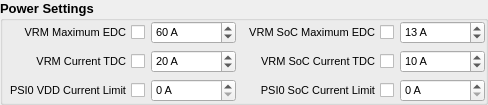
        <widget class="QGroupBox" name="groupBox">
         <property name="font">
          <font>
           <pointsize>10</pointsize>
           <weight>75</weight>
           <bold>true</bold>
          </font>
         </property>
         <property name="title">
          <string>Power Settings</string>
         </property>
         <property name="flat">
          <bool>true</bool>
         </property>
         <layout class="QHBoxLayout" name="horizontalLayout_2">
          <property name="leftMargin">
           <number>0</number>
          </property>
          <property name="topMargin">
           <number>0</number>
          </property>
          <property name="rightMargin">
           <number>0</number>
          </property>
          <property name="bottomMargin">
           <number>0</number>
          </property>
          <item>
           <layout class="QVBoxLayout" name="verticalLayout">
            <item>
             <widget class="QWidget" name="vrmMaxWidget" native="true">
              <layout class="QHBoxLayout" name="horizontalLayout_47">
               <property name="leftMargin">
                <number>0</number>
               </property>
               <property name="topMargin">
                <number>0</number>
               </property>
               <property name="rightMargin">
                <number>0</number>
               </property>
               <property name="bottomMargin">
                <number>0</number>
               </property>
               <item>
                <spacer name="horizontalSpacer_11">
                 <property name="orientation">
                  <enum>Qt::Horizontal</enum>
                 </property>
                 <property name="sizeHint" stdset="0">
                  <size>
                   <width>1</width>
                   <height>20</height>
                  </size>
                 </property>
                </spacer>
               </item>
               <item>
                <widget class="QCheckBox" name="vrmMaxCheckBox">
                 <property name="sizePolicy">
                  <sizepolicy hsizetype="Fixed" vsizetype="Fixed">
                   <horstretch>0</horstretch>
                   <verstretch>0</verstretch>
                  </sizepolicy>
                 </property>
                 <property name="minimumSize">
                  <size>
                   <width>0</width>
                   <height>20</height>
                  </size>
                 </property>
                 <property name="font">
                  <font>
                   <pointsize>8</pointsize>
                   <weight>50</weight>
                   <bold>false</bold>
                  </font>
                 </property>
                 <property name="layoutDirection">
                  <enum>Qt::RightToLeft</enum>
                 </property>
                 <property name="text">
                  <string>VRM Maximum EDC</string>
                 </property>
                </widget>
               </item>
               <item>
                <widget class="CtrlSpinBox" name="vrmMaxSpinBox">
                 <property name="sizePolicy">
                  <sizepolicy hsizetype="Fixed" vsizetype="Fixed">
                   <horstretch>0</horstretch>
                   <verstretch>0</verstretch>
                  </sizepolicy>
                 </property>
                 <property name="minimumSize">
                  <size>
                   <width>85</width>
                   <height>0</height>
                  </size>
                 </property>
                 <property name="font">
                  <font>
                   <pointsize>8</pointsize>
                   <weight>50</weight>
                   <bold>false</bold>
                  </font>
                 </property>
                 <property name="suffix">
                  <string> A</string>
                 </property>
                 <property name="maximum">
                  <number>200</number>
                 </property>
                 <property name="value">
                  <number>60</number>
                 </property>
                </widget>
               </item>
              </layout>
             </widget>
            </item>
            <item>
             <widget class="QWidget" name="vrmCurrentWidget" native="true">
              <layout class="QHBoxLayout" name="horizontalLayout_46">
               <property name="leftMargin">
                <number>0</number>
               </property>
               <property name="topMargin">
                <number>0</number>
               </property>
               <property name="rightMargin">
                <number>0</number>
               </property>
               <property name="bottomMargin">
                <number>0</number>
               </property>
               <item>
                <spacer name="horizontalSpacer_10">
                 <property name="orientation">
                  <enum>Qt::Horizontal</enum>
                 </property>
                 <property name="sizeHint" stdset="0">
                  <size>
                   <width>1</width>
                   <height>20</height>
                  </size>
                 </property>
                </spacer>
               </item>
               <item>
                <widget class="QCheckBox" name="vrmCurrentCheckBox">
                 <property name="sizePolicy">
                  <sizepolicy hsizetype="Fixed" vsizetype="Fixed">
                   <horstretch>0</horstretch>
                   <verstretch>0</verstretch>
                  </sizepolicy>
                 </property>
                 <property name="minimumSize">
                  <size>
                   <width>0</width>
                   <height>20</height>
                  </size>
                 </property>
                 <property name="font">
                  <font>
                   <pointsize>8</pointsize>
                   <weight>50</weight>
                   <bold>false</bold>
                  </font>
                 </property>
                 <property name="layoutDirection">
                  <enum>Qt::RightToLeft</enum>
                 </property>
                 <property name="text">
                  <string>VRM Current TDC</string>
                 </property>
                </widget>
               </item>
               <item>
                <widget class="CtrlSpinBox" name="vrmCurrentSpinBox">
                 <property name="sizePolicy">
                  <sizepolicy hsizetype="Fixed" vsizetype="Fixed">
                   <horstretch>0</horstretch>
                   <verstretch>0</verstretch>
                  </sizepolicy>
                 </property>
                 <property name="minimumSize">
                  <size>
                   <width>85</width>
                   <height>0</height>
                  </size>
                 </property>
                 <property name="font">
                  <font>
                   <pointsize>8</pointsize>
                   <weight>50</weight>
                   <bold>false</bold>
                  </font>
                 </property>
                 <property name="suffix">
                  <string> A</string>
                 </property>
                 <property name="maximum">
                  <number>200</number>
                 </property>
                 <property name="value">
                  <number>20</number>
                 </property>
                </widget>
               </item>
              </layout>
             </widget>
            </item>
            <item>
             <widget class="QWidget" name="psi0CurrentWidget" native="true">
              <layout class="QHBoxLayout" name="horizontalLayout_48">
               <property name="leftMargin">
                <number>0</number>
               </property>
               <property name="topMargin">
                <number>0</number>
               </property>
               <property name="rightMargin">
                <number>0</number>
               </property>
               <property name="bottomMargin">
                <number>0</number>
               </property>
               <item>
                <spacer name="horizontalSpacer_22">
                 <property name="orientation">
                  <enum>Qt::Horizontal</enum>
                 </property>
                 <property name="sizeHint" stdset="0">
                  <size>
                   <width>1</width>
                   <height>20</height>
                  </size>
                 </property>
                </spacer>
               </item>
               <item>
                <widget class="QCheckBox" name="psi0CurrentCheckBox">
                 <property name="sizePolicy">
                  <sizepolicy hsizetype="Fixed" vsizetype="Fixed">
                   <horstretch>0</horstretch>
                   <verstretch>0</verstretch>
                  </sizepolicy>
                 </property>
                 <property name="minimumSize">
                  <size>
                   <width>0</width>
                   <height>20</height>
                  </size>
                 </property>
                 <property name="font">
                  <font>
                   <pointsize>8</pointsize>
                   <weight>50</weight>
                   <bold>false</bold>
                  </font>
                 </property>
                 <property name="layoutDirection">
                  <enum>Qt::RightToLeft</enum>
                 </property>
                 <property name="text">
                  <string>PSI0 VDD Current Limit</string>
                 </property>
                </widget>
               </item>
               <item>
                <widget class="CtrlSpinBox" name="psi0CurrentSpinBox">
                 <property name="sizePolicy">
                  <sizepolicy hsizetype="Fixed" vsizetype="Fixed">
                   <horstretch>0</horstretch>
                   <verstretch>0</verstretch>
                  </sizepolicy>
                 </property>
                 <property name="minimumSize">
                  <size>
                   <width>85</width>
                   <height>0</height>
                  </size>
                 </property>
                 <property name="font">
                  <font>
                   <pointsize>8</pointsize>
                   <weight>50</weight>
                   <bold>false</bold>
                  </font>
                 </property>
                 <property name="suffix">
                  <string> A</string>
                 </property>
                </widget>
               </item>
              </layout>
             </widget>
            </item>
            <item>
             <spacer name="verticalSpacer_6">
              <property name="orientation">
               <enum>Qt::Vertical</enum>
              </property>
              <property name="sizeType">
               <enum>QSizePolicy::Minimum</enum>
              </property>
              <property name="sizeHint" stdset="0">
               <size>
                <width>0</width>
                <height>0</height>
               </size>
              </property>
             </spacer>
            </item>
           </layout>
          </item>
          <item>
           <layout class="QVBoxLayout" name="verticalLayout_4">
            <item>
             <widget class="QWidget" name="vrmSocMaxWidget" native="true">
              <layout class="QHBoxLayout" name="horizontalLayout_56">
               <property name="leftMargin">
                <number>0</number>
               </property>
               <property name="topMargin">
                <number>0</number>
               </property>
               <property name="rightMargin">
                <number>0</number>
               </property>
               <property name="bottomMargin">
                <number>0</number>
               </property>
               <item>
                <spacer name="horizontalSpacer_21">
                 <property name="orientation">
                  <enum>Qt::Horizontal</enum>
                 </property>
                 <property name="sizeHint" stdset="0">
                  <size>
                   <width>1</width>
                   <height>20</height>
                  </size>
                 </property>
                </spacer>
               </item>
               <item>
                <widget class="QCheckBox" name="vrmSocMaxCheckBox">
                 <property name="sizePolicy">
                  <sizepolicy hsizetype="Fixed" vsizetype="Fixed">
                   <horstretch>0</horstretch>
                   <verstretch>0</verstretch>
                  </sizepolicy>
                 </property>
                 <property name="minimumSize">
                  <size>
                   <width>0</width>
                   <height>20</height>
                  </size>
                 </property>
                 <property name="font">
                  <font>
                   <pointsize>8</pointsize>
                   <weight>50</weight>
                   <bold>false</bold>
                  </font>
                 </property>
                 <property name="layoutDirection">
                  <enum>Qt::RightToLeft</enum>
                 </property>
                 <property name="text">
                  <string>VRM SoC Maximum EDC</string>
                 </property>
                </widget>
               </item>
               <item>
                <widget class="CtrlSpinBox" name="vrmSocMaxSpinBox">
                 <property name="sizePolicy">
                  <sizepolicy hsizetype="Fixed" vsizetype="Fixed">
                   <horstretch>0</horstretch>
                   <verstretch>0</verstretch>
                  </sizepolicy>
                 </property>
                 <property name="minimumSize">
                  <size>
                   <width>85</width>
                   <height>0</height>
                  </size>
                 </property>
                 <property name="font">
                  <font>
                   <pointsize>8</pointsize>
                   <weight>50</weight>
                   <bold>false</bold>
                  </font>
                 </property>
                 <property name="suffix">
                  <string> A</string>
                 </property>
                 <property name="value">
                  <number>13</number>
                 </property>
                </widget>
               </item>
              </layout>
             </widget>
            </item>
            <item>
             <widget class="QWidget" name="vrmSocCurrentWidget" native="true">
              <layout class="QHBoxLayout" name="horizontalLayout_53">
               <property name="leftMargin">
                <number>0</number>
               </property>
               <property name="topMargin">
                <number>0</number>
               </property>
               <property name="rightMargin">
                <number>0</number>
               </property>
               <property name="bottomMargin">
                <number>0</number>
               </property>
               <item>
                <spacer name="horizontalSpacer_20">
                 <property name="orientation">
                  <enum>Qt::Horizontal</enum>
                 </property>
                 <property name="sizeHint" stdset="0">
                  <size>
                   <width>1</width>
                   <height>20</height>
                  </size>
                 </property>
                </spacer>
               </item>
               <item>
                <widget class="QCheckBox" name="vrmSocCurrentCheckBox">
                 <property name="sizePolicy">
                  <sizepolicy hsizetype="Fixed" vsizetype="Fixed">
                   <horstretch>0</horstretch>
                   <verstretch>0</verstretch>
                  </sizepolicy>
                 </property>
                 <property name="minimumSize">
                  <size>
                   <width>0</width>
                   <height>20</height>
                  </size>
                 </property>
                 <property name="font">
                  <font>
                   <pointsize>8</pointsize>
                   <weight>50</weight>
                   <bold>false</bold>
                  </font>
                 </property>
                 <property name="layoutDirection">
                  <enum>Qt::RightToLeft</enum>
                 </property>
                 <property name="text">
                  <string>VRM SoC Current TDC</string>
                 </property>
                </widget>
               </item>
               <item>
                <widget class="CtrlSpinBox" name="vrmSocCurrentSpinBox">
                 <property name="sizePolicy">
                  <sizepolicy hsizetype="Fixed" vsizetype="Fixed">
                   <horstretch>0</horstretch>
                   <verstretch>0</verstretch>
                  </sizepolicy>
                 </property>
                 <property name="minimumSize">
                  <size>
                   <width>85</width>
                   <height>0</height>
                  </size>
                 </property>
                 <property name="font">
                  <font>
                   <pointsize>8</pointsize>
                   <weight>50</weight>
                   <bold>false</bold>
                  </font>
                 </property>
                 <property name="suffix">
                  <string> A</string>
                 </property>
                 <property name="value">
                  <number>10</number>
                 </property>
                </widget>
               </item>
              </layout>
             </widget>
            </item>
            <item>
             <widget class="QWidget" name="psi0SocCurrentWidget" native="true">
              <layout class="QHBoxLayout" name="horizontalLayout_61">
               <property name="leftMargin">
                <number>0</number>
               </property>
               <property name="topMargin">
                <number>0</number>
               </property>
               <property name="rightMargin">
                <number>0</number>
               </property>
               <property name="bottomMargin">
                <number>0</number>
               </property>
               <item>
                <spacer name="horizontalSpacer_23">
                 <property name="orientation">
                  <enum>Qt::Horizontal</enum>
                 </property>
                 <property name="sizeHint" stdset="0">
                  <size>
                   <width>1</width>
                   <height>20</height>
                  </size>
                 </property>
                </spacer>
               </item>
               <item>
                <widget class="QCheckBox" name="psi0SocCurrentCheckBox">
                 <property name="sizePolicy">
                  <sizepolicy hsizetype="Fixed" vsizetype="Fixed">
                   <horstretch>0</horstretch>
                   <verstretch>0</verstretch>
                  </sizepolicy>
                 </property>
                 <property name="minimumSize">
                  <size>
                   <width>0</width>
                   <height>20</height>
                  </size>
                 </property>
                 <property name="font">
                  <font>
                   <pointsize>8</pointsize>
                   <weight>50</weight>
                   <bold>false</bold>
                  </font>
                 </property>
                 <property name="layoutDirection">
                  <enum>Qt::RightToLeft</enum>
                 </property>
                 <property name="text">
                  <string>PSI0 SoC Current Limit</string>
                 </property>
                </widget>
               </item>
               <item>
                <widget class="CtrlSpinBox" name="psi0SocCurrentSpinBox">
                 <property name="sizePolicy">
                  <sizepolicy hsizetype="Fixed" vsizetype="Fixed">
                   <horstretch>0</horstretch>
                   <verstretch>0</verstretch>
                  </sizepolicy>
                 </property>
                 <property name="minimumSize">
                  <size>
                   <width>85</width>
                   <height>0</height>
                  </size>
                 </property>
                 <property name="font">
                  <font>
                   <pointsize>8</pointsize>
                   <weight>50</weight>
                   <bold>false</bold>
                  </font>
                 </property>
                 <property name="suffix">
                  <string> A</string>
                 </property>
                </widget>
               </item>
              </layout>
             </widget>
            </item>
            <item>
             <spacer name="verticalSpacer_7">
              <property name="orientation">
               <enum>Qt::Vertical</enum>
              </property>
              <property name="sizeType">
               <enum>QSizePolicy::Minimum</enum>
              </property>
              <property name="sizeHint" stdset="0">
               <size>
                <width>0</width>
                <height>0</height>
               </size>
              </property>
             </spacer>
            </item>
           </layout>
          </item>
         </layout>
        </widget>
